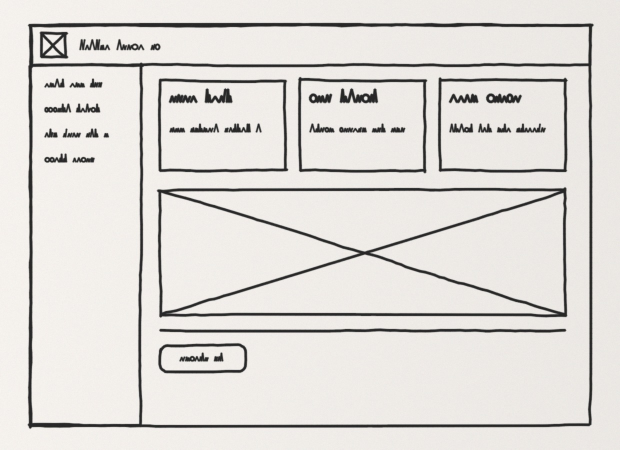
#> input picture assets/sample_sketches/dashboard_synthetic.png, 1240 x 900 px (shown at 1/2 size)
$ python -i perspective.py   (imports and definitions only)
#> lines starting #> are read from the running program, lines starting #| are printed output that depends on the picture; after the words box and inside, x2 and y2 are one past the last pixel; in counts of white or black regions, pixels touching at a corner belong together
"""Perspective correction: detect a four-point document boundary and warp it to a
rectangle.

Workflow
--------
1. Detect the largest quadrilateral contour in the ink mask that is plausibly a
   page frame (aspect ratio in range, area > minimum fraction of the image).
2. Order its four corners into top-left, top-right, bottom-right, bottom-left.
3. Compute the target rectangle dimensions (max width, max height of the quad).
4. Apply ``cv2.getPerspectiveTransform`` + ``cv2.warpPerspective`` to obtain a
   fronto-parallel, undistorted view of the page.
5. Return a ``PerspectiveResult`` with the warped BGR image, the transform matrix,
   and diagnostic information about what was found.

If no suitable quad is detected the original image is returned unchanged and
``corrected`` is ``False``.

Limitations (recorded in docs/KNOWN_LIMITATIONS.md)
----------------------------------------------------
* Only a single dominant quad is detected; pages with strong background clutter
  or multiple overlapping rectangles may fail.
* The quad finder uses area + approxPolyDP heuristics.  Very curved paper
  (heavy curl) or severe lighting cannot be recovered.
* Correction changes pixel coordinates; caller must rescale ground-truth boxes
  using ``matrix`` if required.
"""

from __future__ import annotations

from dataclasses import dataclass, field

import cv2
import numpy as np

# ---------------------------------------------------------------------------
# Result type
# ---------------------------------------------------------------------------

@dataclass
class PerspectiveResult:
    """Outcome of one perspective-correction attempt."""
    corrected: bool
    bgr: np.ndarray                      # warped BGR image (or original if not corrected)
    matrix: np.ndarray | None = None     # 3×3 homography (None when not corrected)
    quad_pts: np.ndarray | None = None   # (4, 2) float32 corners in source image
    target_size: tuple[int, int] = (0, 0)  # (width, height) of the output
    notes: list[str] = field(default_factory=list)


# ---------------------------------------------------------------------------
# Public entry point
# ---------------------------------------------------------------------------

def correct_perspective(
    bgr: np.ndarray,
    *,
    min_area_fraction: float = 0.10,
    max_area_fraction: float = 0.98,
    min_aspect: float = 0.3,
    max_aspect: float = 3.5,
    approx_epsilon_frac: float = 0.02,
    min_quad_solidity: float = 0.80,
) -> PerspectiveResult:
    """Detect a page quad and return a warped, undistorted image.

    Parameters
    ----------
    bgr:
        BGR image at any resolution (original, before normalisation).
    min_area_fraction, max_area_fraction:
        Quad area must be between these fractions of the total image area.
    min_aspect, max_aspect:
        Acceptable width/height ratios for the detected quad.
    approx_epsilon_frac:
        Fraction of the contour perimeter used as the ε for ``approxPolyDP``.
    min_quad_solidity:
        Ratio of contour area to convex hull area; quads with many concavities
        are rejected.
    """
    h, w = bgr.shape[:2]
    image_area = float(h * w)

    gray = cv2.cvtColor(bgr, cv2.COLOR_BGR2GRAY) if bgr.ndim == 3 else bgr.copy()
    # Use Canny so we detect page edges even when ink is light
    blurred = cv2.GaussianBlur(gray, (5, 5), 0)
    edges = cv2.Canny(blurred, 30, 100)
    kernel = cv2.getStructuringElement(cv2.MORPH_RECT, (5, 5))
    edges = cv2.dilate(edges, kernel, iterations=1)

    contours, _ = cv2.findContours(edges, cv2.RETR_LIST, cv2.CHAIN_APPROX_SIMPLE)
    if not contours:
        return PerspectiveResult(corrected=False, bgr=bgr, notes=["no contours found"])

    # Sort contours largest-first; only inspect the top-10 candidates
    contours = sorted(contours, key=cv2.contourArea, reverse=True)[:10]

    notes: list[str] = []
    best_quad: np.ndarray | None = None
    best_area = 0.0

    for cnt in contours:
        area = cv2.contourArea(cnt)
        if area < min_area_fraction * image_area:
            break  # sorted, so nothing smaller will qualify
        if area > max_area_fraction * image_area:
            continue

        epsilon = approx_epsilon_frac * cv2.arcLength(cnt, closed=True)
        approx = cv2.approxPolyDP(cnt, epsilon, closed=True)
        if len(approx) != 4:
            continue

        # Check solidity (ratio of contour area to its hull area)
        hull = cv2.convexHull(approx)
        hull_area = cv2.contourArea(hull)
        if hull_area < 1.0:
            continue
        solidity = area / hull_area
        if solidity < min_quad_solidity:
            notes.append(f"rejected quad with solidity {solidity:.2f}")
            continue

        # Aspect-ratio check
        rect = cv2.minAreaRect(approx)
        rw, rh = rect[1]
        if rw < 1 or rh < 1:
            continue
        aspect = max(rw, rh) / min(rw, rh)
        if not (min_aspect <= aspect <= max_aspect):
            notes.append(f"rejected quad aspect {aspect:.2f}")
            continue

        if area > best_area:
            best_area = area
            best_quad = approx.reshape(4, 2).astype(np.float32)

    if best_quad is None:
        notes.append("no valid page quad detected; perspective unchanged")
        return PerspectiveResult(corrected=False, bgr=bgr, notes=notes)

    ordered = _order_corners(best_quad)
    # A clean, nearly canvas-sized rectangular border is a page outline, not camera
    # perspective. Rectifying it often crops/offsets synthetic or flatbed sketches and
    # makes a simple scale+offset source transform inaccurate.
    margin = np.minimum(ordered, np.array([w - 1, h - 1], dtype=np.float32) - ordered)
    axis_aligned = (
        abs(float(ordered[0, 1] - ordered[1, 1])) <= 3
        and abs(float(ordered[2, 1] - ordered[3, 1])) <= 3
        and abs(float(ordered[0, 0] - ordered[3, 0])) <= 3
        and abs(float(ordered[1, 0] - ordered[2, 0])) <= 3
    )
    near_canvas = float(np.max(margin[:, 0] / max(w, 1))) <= 0.04 and float(
        np.max(margin[:, 1] / max(h, 1))
    ) <= 0.04
    if axis_aligned and near_canvas:
        return PerspectiveResult(
            corrected=False, bgr=bgr,
            notes=["axis-aligned page border near image edges; perspective correction skipped"],
        )
    tl, tr, br, bl = ordered

    # Target rectangle size: maximum of the two width/height spans
    width_top = float(np.linalg.norm(tr - tl))
    width_bot = float(np.linalg.norm(br - bl))
    height_lft = float(np.linalg.norm(bl - tl))
    height_rgt = float(np.linalg.norm(br - tr))
    target_w = max(1, int(round(max(width_top, width_bot))))
    target_h = max(1, int(round(max(height_lft, height_rgt))))

    dst = np.array(
        [[0, 0], [target_w - 1, 0], [target_w - 1, target_h - 1], [0, target_h - 1]],
        dtype=np.float32,
    )

    M = cv2.getPerspectiveTransform(ordered.astype(np.float32), dst)
    warped = cv2.warpPerspective(bgr, M, (target_w, target_h))

    notes.append(
        f"perspective corrected: {w}×{h} → {target_w}×{target_h} "
        f"(area fraction {best_area / image_area:.2f})"
    )
    return PerspectiveResult(
        corrected=True,
        bgr=warped,
        matrix=M,
        quad_pts=ordered,
        target_size=(target_w, target_h),
        notes=notes,
    )


# ---------------------------------------------------------------------------
# Helper: order four corners TL, TR, BR, BL
# ---------------------------------------------------------------------------

def _order_corners(pts: np.ndarray) -> np.ndarray:
    """Return corners in (top-left, top-right, bottom-right, bottom-left) order.

    Uses point sums and differences to identify corners of a convex quad.
    """
    # Among all four points pick TL/BR by smallest/largest sum,
    # TR/BL by smallest/largest difference. This is more robust.
    pts2 = pts.copy()
    s = pts2.sum(axis=1)
    d = np.diff(pts2, axis=1).flatten()
    tl = pts2[np.argmin(s)]
    br = pts2[np.argmax(s)]
    tr = pts2[np.argmin(d)]
    bl = pts2[np.argmax(d)]
    return np.array([tl, tr, br, bl], dtype=np.float32)


# ---------------------------------------------------------------------------
# Diagnostic visualisation
# ---------------------------------------------------------------------------

# [39 lines left out: functions draw_quad, map_point_to_source, map_bbox_to_source, not called in this run]

>>> import cv2
>>> picture = cv2.imread('../../../assets/sample_sketches/dashboard_synthetic.png')
#> picture is the input picture: shape (900, 1240, 3); mean B, G, R 215.9, 219.9, 222.9
>>> result = correct_perspective(picture)
#> in correct_perspective, `edges = cv2.Canny(blurred, 30, 100)`:
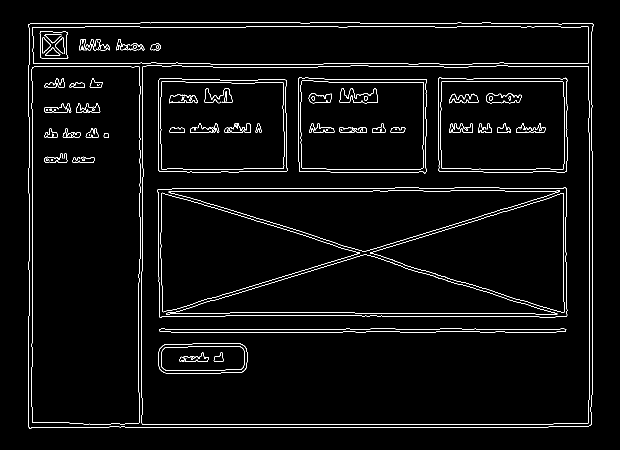
#> edges: shape (900, 1240) (shown at 1/2 size); 2.9% white in thin lines or dots, all inside (x1, y1, x2, y2) = (56, 45, 1188, 858)
#> in correct_perspective, `edges = cv2.dilate(edges, kernel, iterations=1)`:
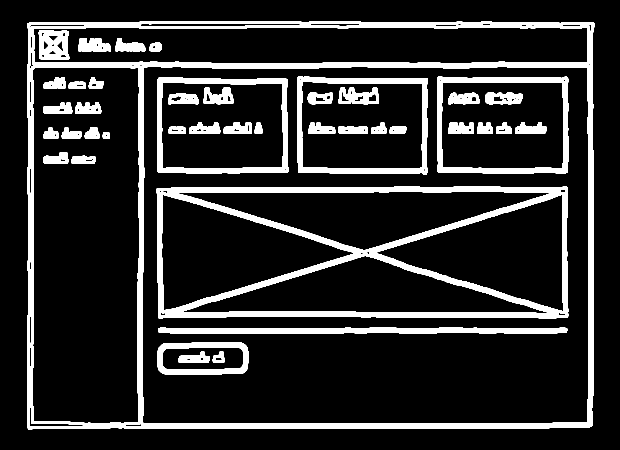
#> edges: shape (900, 1240) (shown at 1/2 size); 14.9% white; 42 white regions
#> in correct_perspective, `contours, _ = cv2.findContours(edges, cv2.RETR_LIST, cv2.CHAIN_APPROX_..`: contours = 364 contours, 164 with area under 20; largest, box (x1, y1, x2, y2) and area: (54, 43, 1190, 860) 918210, (284, 133, 1178, 848) 633615, (312, 372, 1137, 637) 212903, (64, 134, 279, 847) 149367, (67, 54, 1176, 127) 76969
#> in correct_perspective, `contours = sorted(contours, key=cv2.contourArea, reverse=True)[:10]`: contours = 10 contours; largest, box (x1, y1, x2, y2) and area: (54, 43, 1190, 860) 918210, (284, 133, 1178, 848) 633615, (312, 372, 1137, 637) 212903, (64, 134, 279, 847) 149367, (67, 54, 1176, 127) 76969
#> the loop in correct_perspective, `for cnt in contours:` made 5 passes
#> (area, epsilon, hull, hull_area, solidity, rect, rw, rh) on pass 1: (918210, 78.22, [[1187, 45], [1184, 851], [57, 859], [54, 47]], 914170, 1, ((621.2, 452), (1133, 812), -0.101), 1133, 812)
#> after the loop in correct_perspective, `for cnt in contours:`: best_area = 918210; notes = []
#> in _order_corners, `pts2 = pts.copy()`: pts2 = [[54, 47], [57, 859], [1184, 851], [1187, 45]]
#> in _order_corners, `s = pts2.sum(axis=1)`: s = [101, 916, 2035, 1232]
#> in _order_corners, `d = np.diff(pts2, axis=1).flatten()`: d = [-7, 802, -333, -1142]
#> in _order_corners, `tl = pts2[np.argmin(s)]`: tl = [54, 47]
#> in _order_corners, `br = pts2[np.argmax(s)]`: br = [1184, 851]
#> in _order_corners, `tr = pts2[np.argmin(d)]`: tr = [1187, 45]
#> in _order_corners, `bl = pts2[np.argmax(d)]`: bl = [57, 859]
#> in correct_perspective, `ordered = _order_corners(best_quad)`: ordered = [[54, 47], [1187, 45], [1184, 851], [57, 859]]
#> in correct_perspective, `margin = np.minimum(ordered, np.array([w - 1, h - 1], dtype=np.float32..`: margin = [[54, 47], [52, 45], [55, 48], [57, 40]]
#> in correct_perspective, `axis_aligned = ( abs(float(ordered[0, 1] - ordered[1, 1])) <= 3 and ab..`: axis_aligned = False
#> in correct_perspective, `tl, tr, br, bl = ordered`: tl = [54, 47]; tr = [1187, 45]; br = [1184, 851]; bl = [57, 859]
#> in correct_perspective, `width_top = float(np.linalg.norm(tr - tl))`: width_top = 1133
#> in correct_perspective, `width_bot = float(np.linalg.norm(br - bl))`: width_bot = 1127
#> in correct_perspective, `height_lft = float(np.linalg.norm(bl - tl))`: height_lft = 812
#> in correct_perspective, `height_rgt = float(np.linalg.norm(br - tr))`: height_rgt = 806
#> in correct_perspective, `target_w = max(1, int(round(max(width_top, width_bot))))`: target_w = 1133
#> in correct_perspective, `target_h = max(1, int(round(max(height_lft, height_rgt))))`: target_h = 812
#> in correct_perspective, `dst = np.array( [[0, 0], [target_w - 1, 0], [target_w - 1, target_h - ..`: dst = [[0, 0], [1132, 0], [1132, 811], [0, 811]]
#> in correct_perspective, `M = cv2.getPerspectiveTransform(ordered.astype(np.float32), dst)`: M = [[0.991, -0.00366, -53.34], [0.00175, 0.993, -46.76], [-6.58e-06, -6.52e-06, 1]]
#> in correct_perspective, `warped = cv2.warpPerspective(bgr, M, (target_w, target_h))`:
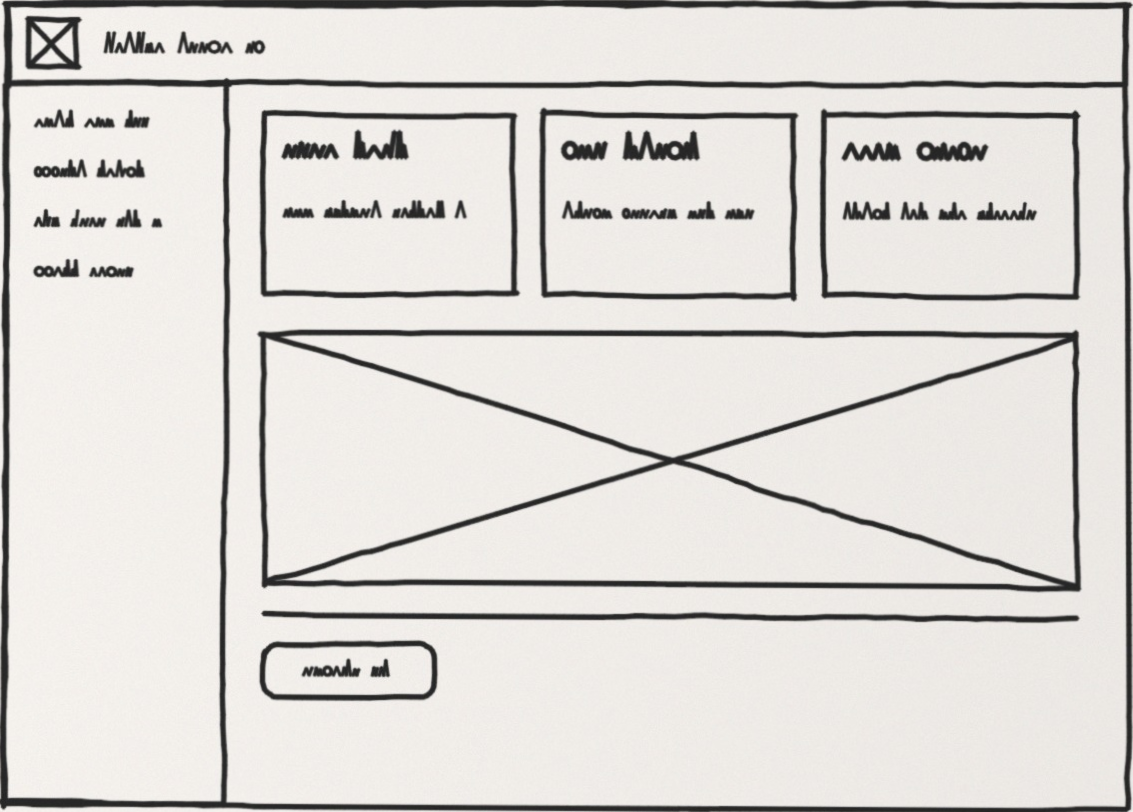
#> warped: shape (812, 1133, 3); mean B, G, R 212.6, 216.4, 219.4

$ run again, on assets/sample_sketches/landing_page_synthetic.png
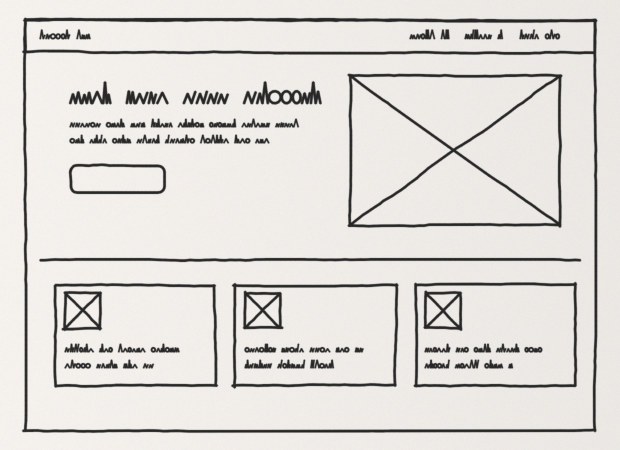
#> input picture assets/sample_sketches/landing_page_synthetic.png, 1240 x 900 px (shown at 1/2 size)
#> picture is the input picture: shape (900, 1240, 3); mean B, G, R 214.5, 218.4, 221.4
#> in correct_perspective, `edges = cv2.Canny(blurred, 30, 100)`:
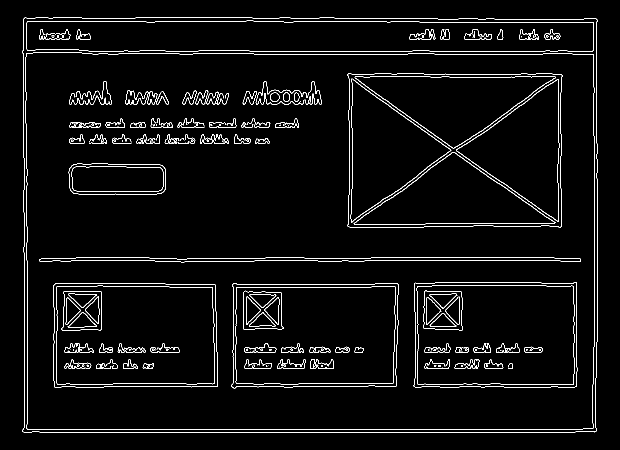
#> edges: shape (900, 1240) (shown at 1/2 size); 3.4% white in thin lines or dots, all inside (x1, y1, x2, y2) = (44, 35, 1195, 866)
#> in correct_perspective, `edges = cv2.dilate(edges, kernel, iterations=1)`:
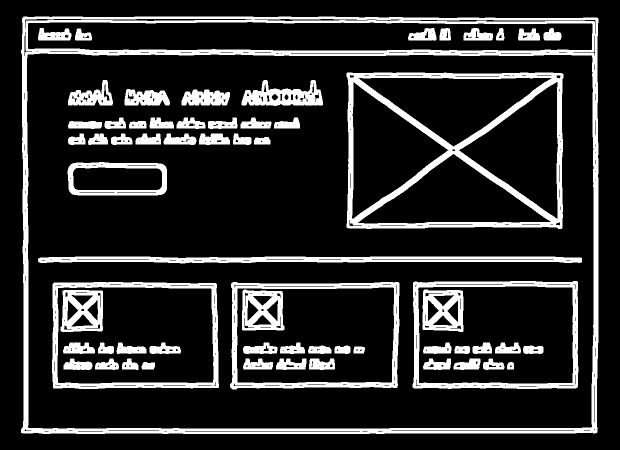
#> edges: shape (900, 1240) (shown at 1/2 size); 16.8% white; 63 white regions
#> in correct_perspective, `contours, _ = cv2.findContours(edges, cv2.RETR_LIST, cv2.CHAIN_APPROX_..`: contours = 510 contours, 236 with area under 20; largest, box (x1, y1, x2, y2) and area: (42, 33, 1197, 868) 956479, (53, 106, 1188, 858) 844356, (693, 145, 1127, 458) 132185, (825, 562, 1157, 778) 69662, (460, 564, 799, 779) 69284
#> in correct_perspective, `contours = sorted(contours, key=cv2.contourArea, reverse=True)[:10]`: contours = 10 contours; largest, box (x1, y1, x2, y2) and area: (42, 33, 1197, 868) 956479, (53, 106, 1188, 858) 844356, (693, 145, 1127, 458) 132185, (825, 562, 1157, 778) 69662, (460, 564, 799, 779) 69284
#> the loop in correct_perspective, `for cnt in contours:` made 4 passes
#> (area, epsilon, hull, hull_area, solidity, rect, rw, rh) on pass 1: (956479, 79.91, [[1194, 35], [1194, 864], [42, 865], [45, 35]], 954339, 1, ((618, 450), (830, 1152), -90), 830, 1152)
#> after the loop in correct_perspective, `for cnt in contours:`: best_area = 956479; notes = []
#> pts2 = [[45, 35], [42, 865], [1194, 864], [1194, 35]]
#> s = [80, 907, 2058, 1229]
#> d = [-10, 823, -330, -1159]
#> tl = [45, 35]
#> br = [1194, 864]
#> tr = [1194, 35]
#> bl = [42, 865]
#> ordered = [[45, 35], [1194, 35], [1194, 864], [42, 865]]
#> margin = [[45, 35], [45, 35], [45, 35], [42, 34]]
#> axis_aligned = True
